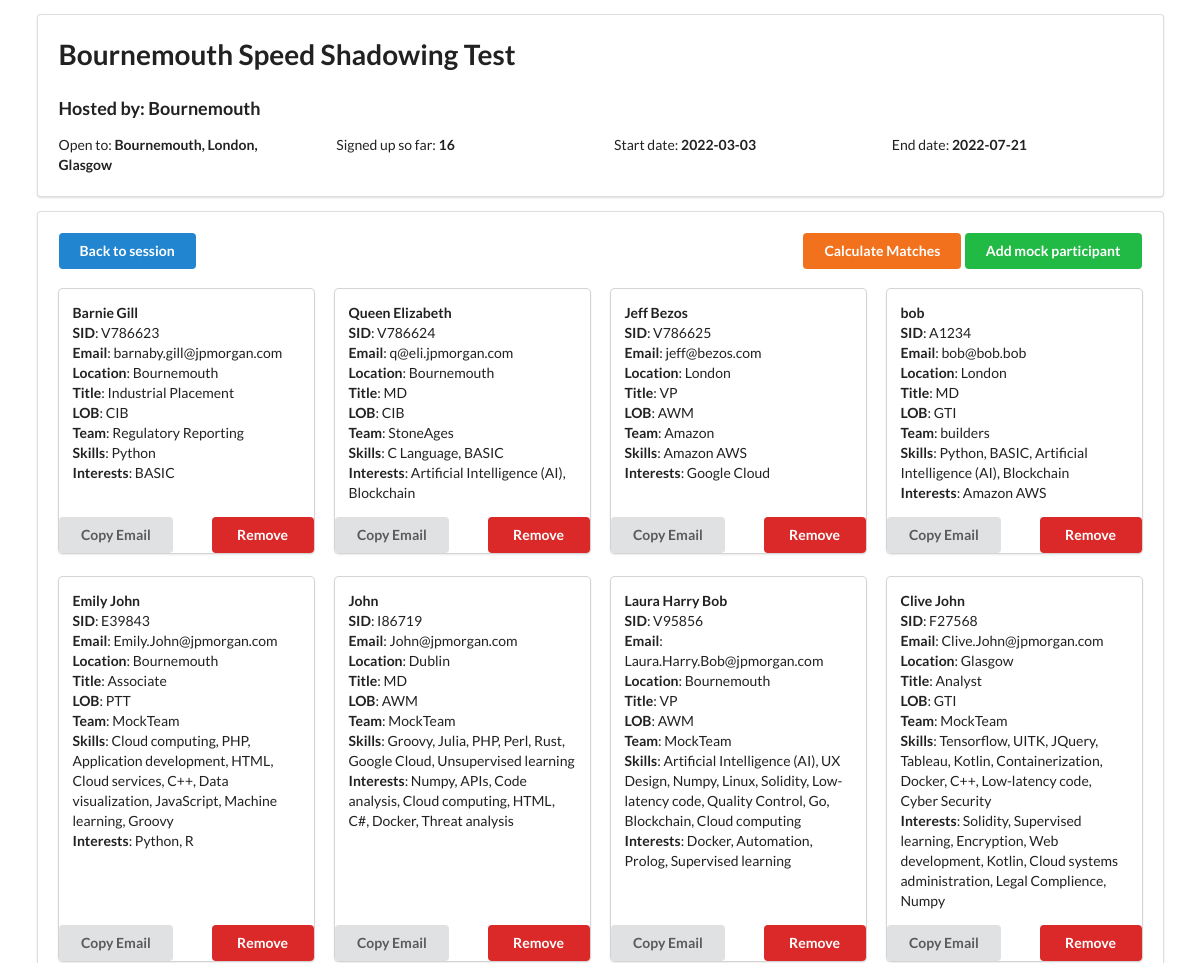
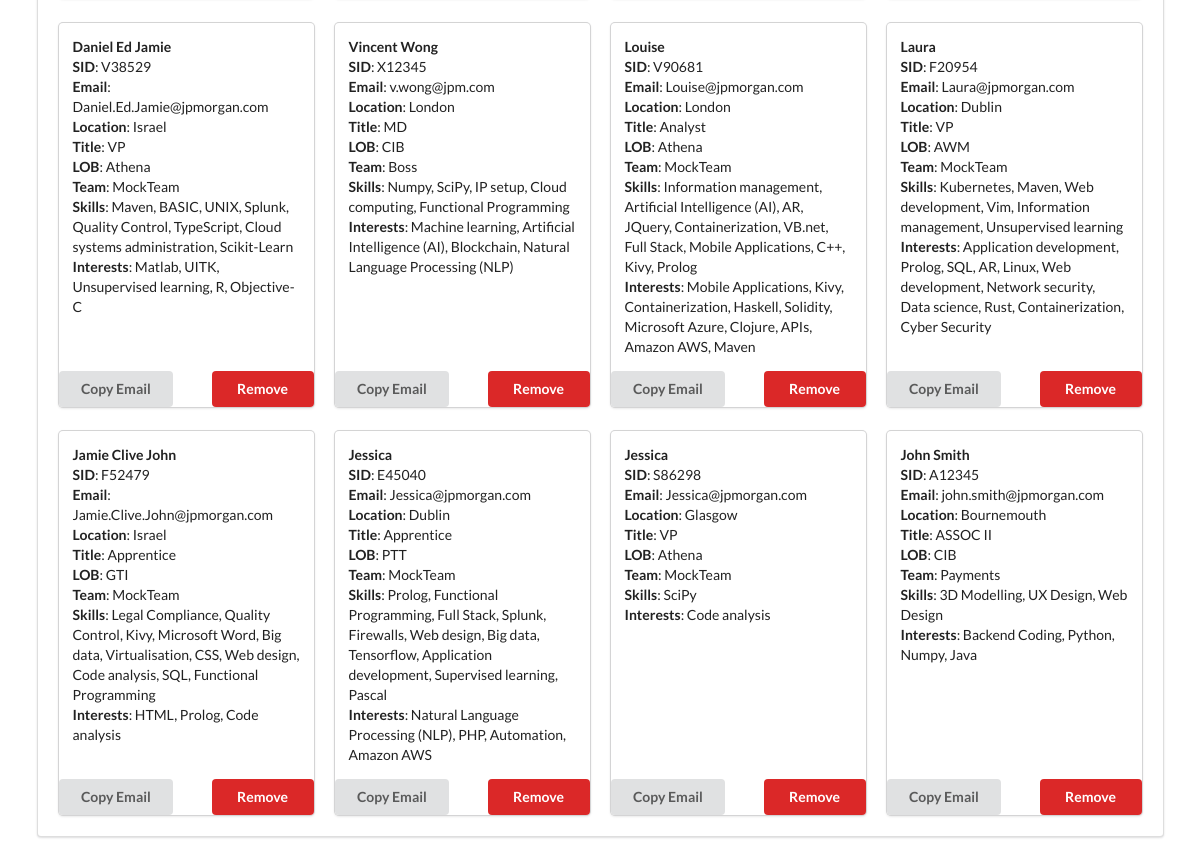
Screenshot of /events/1/participants with the database file from the repository (2 pictures, top to bottom).
### tables this page shows
CREATE TABLE EVENTS (EVENT_ID INTEGER PRIMARY KEY AUTOINCREMENT, EVENT_NAME VARCHAR, HOST_LOCATION VARCHAR, OPEN_TO VARCHAR, HOST_SID VARCHAR, START_DATE DATE, END_DATE DATE);

CREATE TABLE SIGNUPS (SID VARCHAR PRIMARY KEY, EVENT_ID INTEGER, NAME VARCHAR, EMAIL VARCHAR, LOCATION VARCHAR, JOB_TITLE VARCHAR, LOB VARCHAR, TEAM VARCHAR, SKILLS VARCHAR, INTERESTS VARCHAR, SIGNUP_TIME TIME);

### main.py (the view)
@app.route('/events/<eventID>/participants', methods=["GET","POST"])
def view_participants(eventID):
    event_name, location, open_to, _, host, start_date, end_date = get_event_details(eventID)
    print(event_name, location, open_to, host, start_date, end_date)
    participants = get_signed_up(eventID)
    if participants:
        participants = [list(x) for x in participants]
        for person in participants:
            skills = get_skill_string(person[8])
            interests = get_skill_string(person[9])
            person[8], person[9] = skills, interests
    signup_count = len(participants)
    return render_template(
                "view_participants.html",
                participants=participants,
                signup_count=signup_count,
                eventID=eventID,
                event_name=event_name,
                location=location,
                open_to=open_to,
                host=host,
                start_date=start_date,
                end_date=end_date,
            )

### main.py (called while the page is built)
def get_event_details(eventID):
    with sqlite3.connect(DB_PATH) as conn:
        cur = conn.cursor()
        cur.execute(
            "SELECT EVENT_NAME, HOST_LOCATION, OPEN_TO, "
            "HOST_SID, HOST_LOCATION, START_DATE, END_DATE "
            "FROM EVENTS "
            "WHERE EVENT_ID = ?;",
            (eventID,)
        )
        event = cur.fetchone()
    return event

def get_signed_up(eventID):
    with sqlite3.connect(DB_PATH) as conn:
        cur = conn.cursor()
        cur.execute(
            "SELECT SID, EVENT_ID, NAME, EMAIL, LOCATION, JOB_TITLE, "
            "LOB, TEAM, SKILLS, INTERESTS, SIGNUP_TIME "
            "FROM SIGNUPS WHERE EVENT_ID=?;",
            (eventID,)
        )
        res = cur.fetchall()
    return res

def get_skill_list(skill_store_str):
    return [x.split("//")[1] for x in skill_store_str.split("|")]

def get_skill_string(skill_store_str):
    return ", ".join(get_skill_list(skill_store_str))

### templates/view_participants.html (shortened to what this page needs)
<!DOCTYPE html>
<html>
<head>
<link rel="stylesheet" href="https://cdnjs.cloudflare.com/ajax/libs/semantic-ui/2.4.1/semantic.min.css">
</head>
<body>
    <div class="ui container">
        <div class="ui padded segment">
            <h1>{{event_name}}</h1>
            <h3>Hosted by: {{host}}</h3>
            <div class="ui grid">
                <div class="four wide column">Open to: <b>{{open_to}}</b></div>
                <div class="four wide column">Signed up so far: <b>{{signup_count}}</b></div>
                <div class="four wide column"> Start date: <b>{{start_date}}</b></div>
                <div class="four wide column">End date: <b>{{end_date}}</b></div>
            </div>
        </div>
        <div class="ui padded segment">
            <a href="{{ url_for('load_session', eventID=eventID) }}">
                <button type="button" class="ui button blue">Back to session</button>
            </a>
            <a href="{{ url_for('mock_person', eventID=eventID) }}">
                <button type="button" class="ui right floated button green">Add mock participant</button>
            </a>
            <a href="{{ url_for('match_participants', eventID=eventID) }}">
                <button type="button" class="ui right floated button orange">Calculate Matches</button>
            </a>
            <br><br>
            <div class="ui four cards">
                {% for person in participants %}
                <div class="ui card">
                    <div class="content">
                        <div class="four wide column">
                            <b>{{person[2]}}</b><br>
                            <b>SID</b>: {{person[0]}}<br>
                            <b>Email</b>: {{person[3]}}<br>
                            <b>Location</b>: {{person[4]}}<br>
                            <b>Title</b>: {{person[5]}}<br>
                            <b>LOB</b>: {{person[6]}}<br>
                            <b>Team</b>: {{person[7]}}<br>
                            <b>Skills</b>: {{person[8]}}<br>
                            <b>Interests</b>: {{person[9]}}
                        </div>
                    </div>
                    <div>
                        <button
                            class="ui left floated button"
                            style="width: 45%;"
                            onclick="copy_text('{{person[3]}}', this)"
                        >
                            Copy Email
                        </button>
                        <form
                            action="{{ url_for('remove_from_event', eventID=eventID, SID=person[0]) }}"
                            onsubmit="return confirm('Are you sure you want to remove {{person[2]}} from this event')"
                            method="POST"
                        >
                            <button class="ui right floated button red" style="width: 40%;">Remove</button>
                        </form>
                    </div>
                </div>
                {%endfor%}
            </div>
        </div>
        <br>
    </div>
</body>

### rows the page displays
EVENTS: EVENT_NAME "Bournemouth Speed Shadowing Test", HOST_LOCATION "Bournemouth", OPEN_TO "Bournemouth, London, Glasgow", START_DATE "2022-03-03", END_DATE "2022-07-21"
SIGNUPS: NAME "Barnie Gill", SID "V786623", EMAIL "barnaby.gill@jpmorgan.com", LOCATION "Bournemouth", JOB_TITLE "Industrial Placement", LOB "CIB", TEAM "Regulatory Reporting", SKILLS "Python", INTERESTS "BASIC"
SIGNUPS: NAME "Queen Elizabeth", SID "V786624", EMAIL "q@eli.jpmorgan.com", LOCATION "Bournemouth", JOB_TITLE "MD", LOB "CIB", TEAM "StoneAges", SKILLS "C Language, BASIC", INTERESTS "Artificial Intelligence (AI), Blockchain"
SIGNUPS: NAME "Jeff Bezos", SID "V786625", EMAIL "jeff@bezos.com", LOCATION "London", JOB_TITLE "VP", LOB "AWM", TEAM "Amazon", SKILLS "Amazon AWS", INTERESTS "Google Cloud"
SIGNUPS: NAME "bob", SID "A1234", EMAIL "bob@bob.bob", LOCATION "London", JOB_TITLE "MD", LOB "GTI", TEAM "builders", SKILLS "Python, BASIC, Artificial Intelligence (AI), Blockchain", INTERESTS "Amazon AWS"
SIGNUPS: NAME "Emily John", SID "E39843", EMAIL "Emily.John@jpmorgan.com", LOCATION "Bournemouth", JOB_TITLE "Associate", LOB "PTT", TEAM "MockTeam", SKILLS "Cloud computing, PHP, Application development, HTML, Cloud services, C++, Data visualization, JavaScript, Machine learning, Groovy", INTERESTS "Python, R"
SIGNUPS: NAME "John", SID "I86719", EMAIL "John@jpmorgan.com", LOCATION "Dublin", JOB_TITLE "MD", LOB "AWM", TEAM "MockTeam", SKILLS "Groovy, Julia, PHP, Perl, Rust, Google Cloud, Unsupervised learning", INTERESTS "Numpy, APIs, Code analysis, Cloud computing, HTML, C#, Docker, Threat analysis"
SIGNUPS: NAME "Laura Harry Bob", SID "V95856", EMAIL "Laura.Harry.Bob@jpmorgan.com", LOCATION "Bournemouth", JOB_TITLE "VP", LOB "AWM", TEAM "MockTeam", SKILLS "Artificial Intelligence (AI), UX Design, Numpy, Linux, Solidity, Low-latency code, Quality Control, Go, Blockchain, Cloud computing", INTERESTS "Docker, Automation, Prolog, Supervised learning"
SIGNUPS: NAME "Clive John", SID "F27568", EMAIL "Clive.John@jpmorgan.com", LOCATION "Glasgow", JOB_TITLE "Analyst", LOB "GTI", TEAM "MockTeam", SKILLS "Tensorflow, UITK, JQuery, Tableau, Kotlin, Containerization, Docker, C++, Low-latency code, Cyber Security", INTERESTS "Solidity, Supervised learning, Encryption, Web development, Kotlin, Cloud systems administration, Legal Complience, Numpy"
SIGNUPS: NAME "Daniel Ed Jamie", SID "V38529", EMAIL "Daniel.Ed.Jamie@jpmorgan.com", LOCATION "Israel", JOB_TITLE "VP", LOB "Athena", TEAM "MockTeam", SKILLS "Maven, BASIC, UNIX, Splunk, Quality Control, TypeScript, Cloud systems administration, Scikit-Learn", INTERESTS "Matlab, UITK, Unsupervised learning, R, Objective-C"
SIGNUPS: NAME "Vincent Wong", SID "X12345", EMAIL "v.wong@jpm.com", LOCATION "London", JOB_TITLE "MD", LOB "CIB", TEAM "Boss", SKILLS "Numpy, SciPy, IP setup, Cloud computing, Functional Programming", INTERESTS "Machine learning, Artificial Intelligence (AI), Blockchain, Natural Language Processing (NLP)"
SIGNUPS: NAME "Louise", SID "V90681", EMAIL "Louise@jpmorgan.com", LOCATION "London", JOB_TITLE "Analyst", LOB "Athena", TEAM "MockTeam", SKILLS "Information management, Artificial Intelligence (AI), AR, JQuery, Containerization, VB.net, Full Stack, Mobile Applications, C++, Kivy, Prolog", INTERESTS "Mobile Applications, Kivy, Containerization, Haskell, Solidity, Microsoft Azure, Clojure, APIs, Amazon AWS, Maven"
SIGNUPS: NAME "Laura", SID "F20954", EMAIL "Laura@jpmorgan.com", LOCATION "Dublin", JOB_TITLE "VP", LOB "AWM", TEAM "MockTeam", SKILLS "Kubernetes, Maven, Web development, Vim, Information management, Unsupervised learning", INTERESTS "Application development, Prolog, SQL, AR, Linux, Web development, Network security, Data science, Rust, Containerization, Cyber Security"
SIGNUPS: NAME "Jamie Clive John", SID "F52479", EMAIL "Jamie.Clive.John@jpmorgan.com", LOCATION "Israel", JOB_TITLE "Apprentice", LOB "GTI", TEAM "MockTeam", SKILLS "Legal Compliance, Quality Control, Kivy, Microsoft Word, Big data, Virtualisation, CSS, Web design, Code analysis, SQL, Functional Programming", INTERESTS "HTML, Prolog, Code analysis"
SIGNUPS: NAME "Jessica", SID "E45040", EMAIL "Jessica@jpmorgan.com", LOCATION "Dublin", JOB_TITLE "Apprentice", LOB "PTT", TEAM "MockTeam", SKILLS "Prolog, Functional Programming, Full Stack, Splunk, Firewalls, Web design, Big data, Tensorflow, Application development, Supervised learning, Pascal", INTERESTS "Natural Language Processing (NLP), PHP, Automation, Amazon AWS"
SIGNUPS: NAME "Jessica", SID "S86298", EMAIL "Jessica@jpmorgan.com", LOCATION "Glasgow", JOB_TITLE "VP", LOB "Athena", TEAM "MockTeam", SKILLS "SciPy", INTERESTS "Code analysis"
SIGNUPS: NAME "John Smith", SID "A12345", EMAIL "john.smith@jpmorgan.com", LOCATION "Bournemouth", JOB_TITLE "ASSOC II", LOB "CIB", TEAM "Payments", SKILLS "3D Modelling, UX Design, Web Design", INTERESTS "Backend Coding, Python, Numpy, Java"

### other values shown
{{ signup_count }} "16"
